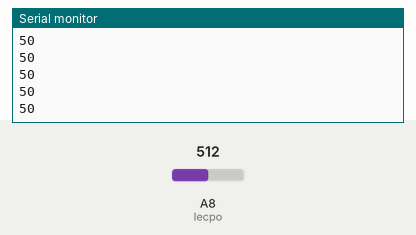
Bench run of a sketch on a simulated Arduino Mega 2560, built with avr-gcc and run on an emulated ATmega2560. Shown: the last lines printed to the serial monitor. The test bench sets the inputs (shaded band); at power-on: A8 (lecpo) = 512.

Above: at 1.2 s.
1.3 s: A8 (lecpo) set to 716
At 2.0 s:
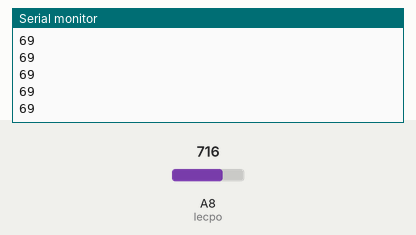
2.8 s: A8 (lecpo) set to 900
At 3.8 s:
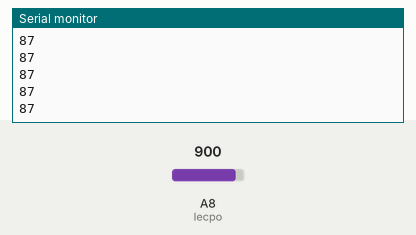
Timing chart, 0 to 5.8 s (numbered marks = the images above; inputs shaded):
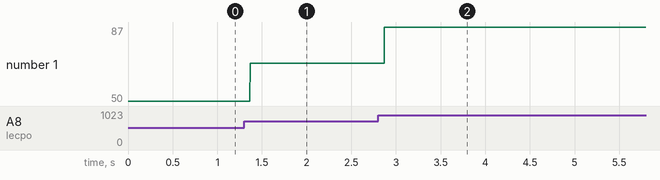

The sketch:

potenciometro_para_guia.ino
```cpp
int lecpo = A8; // pin para leer el estado del potenciometro
int almacen=0; //variable que almacena la lectura analógica
int position; //posicion del potenciometro
void setup() {
  Serial.begin(9600);
}
void loop() {
almacen = analogRead(lecpo); // lectura de la posicion
position = map(almacen, 0, 1023, 0, 100); // rangos de posicion
 // tiempo de actualizacion
Serial.println(position);
}
```

Measured:
- after the input at 1.3 s, the serial monitor: prints a new line after 0.07 s (image 1)
- after the input at 2.8 s, the serial monitor: prints a new line after 0.07 s (image 2)
- plotted number 1: 50 → 69 after the input at 1.3 s, 69 → 87 after the input at 2.8 s
